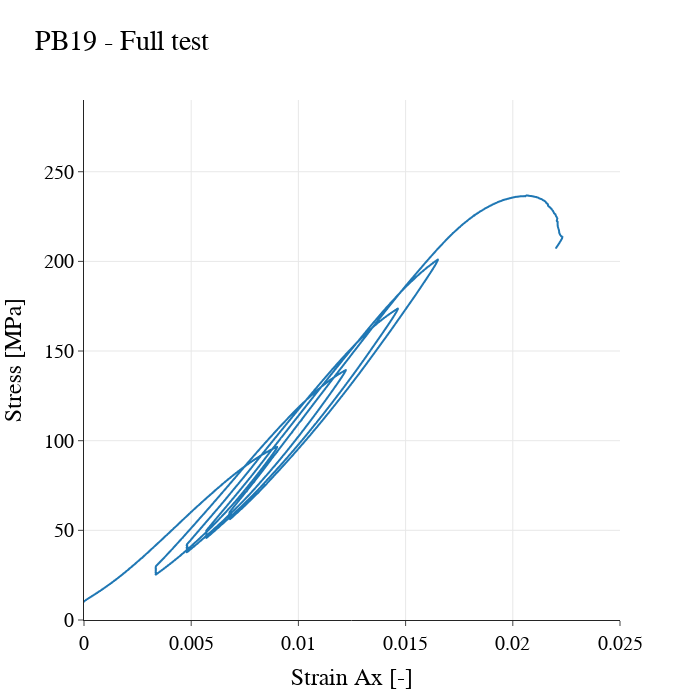

The cell this chart's notebook holds for it:
### Code cell
### PLOTTING
## Plot the data
fig = px.line(df_exp_PB, x = 'Strain Ax [-]', y = 'Stress [MPa]', hover_data=['Index'], width=700, height=700, title='PB19 - Full test', template="simple_white")
fig.update_yaxes(showgrid=True)
fig.update_xaxes(showgrid=True)
fig.update_layout(    yaxis=dict(range=[0, 290]),
    xaxis=dict(range=[0, 0.025]), # customize font and legend orientation & position
    font=dict(
        family="Times New Roman",
        size=20,
        color="Black"),
    legend=dict(title=None, orientation="h", y=1, yanchor="bottom", x=0.5, xanchor="center"))

fig.show()

### Figure 1 — Plotly figure (JSON) as saved in the notebook; plotly's stock layout.template omitted (floating-point values rounded to 4 significant figures; data arrays with more than 128 entries replaced by an {"elided": "..."} marker saying what was removed)
{"data": [{"customdata": {"elided": "6272x1 int values"}, "hovertemplate": "Strain Ax [-]=%{x}<br>Stress [MPa]=%{y}<br>Index=%{customdata[0]}<extra></extra>", "legendgroup": "", "line": {"color": "#1F77B4", "dash": "solid"}, "marker": {"symbol": "circle"}, "mode": "lines", "name": "", "showlegend": false, "type": "scattergl", "x": {"elided": "6272 float values"}, "xaxis": "x", "y": {"elided": "6272 float values"}, "yaxis": "y"}], "layout": {"font": {"color": "Black", "family": "Times New Roman", "size": 20}, "height": 700, "legend": {"orientation": "h", "title": {}, "tracegroupgap": 0, "x": 0.5, "xanchor": "center", "y": 1, "yanchor": "bottom"}, "title": {"text": "PB19 - Full test"}, "width": 700, "xaxis": {"anchor": "y", "domain": [0, 1], "range": [0, 0.025], "showgrid": true, "title": {"text": "Strain Ax [-]"}}, "yaxis": {"anchor": "x", "domain": [0, 1], "range": [0, 290], "showgrid": true, "title": {"text": "Stress [MPa]"}}}}
